Frame 1 (no input): blank canvas, image omitted
Frame 60 (the mouse pressed at the canvas centre just before this capture): blank canvas, image omitted
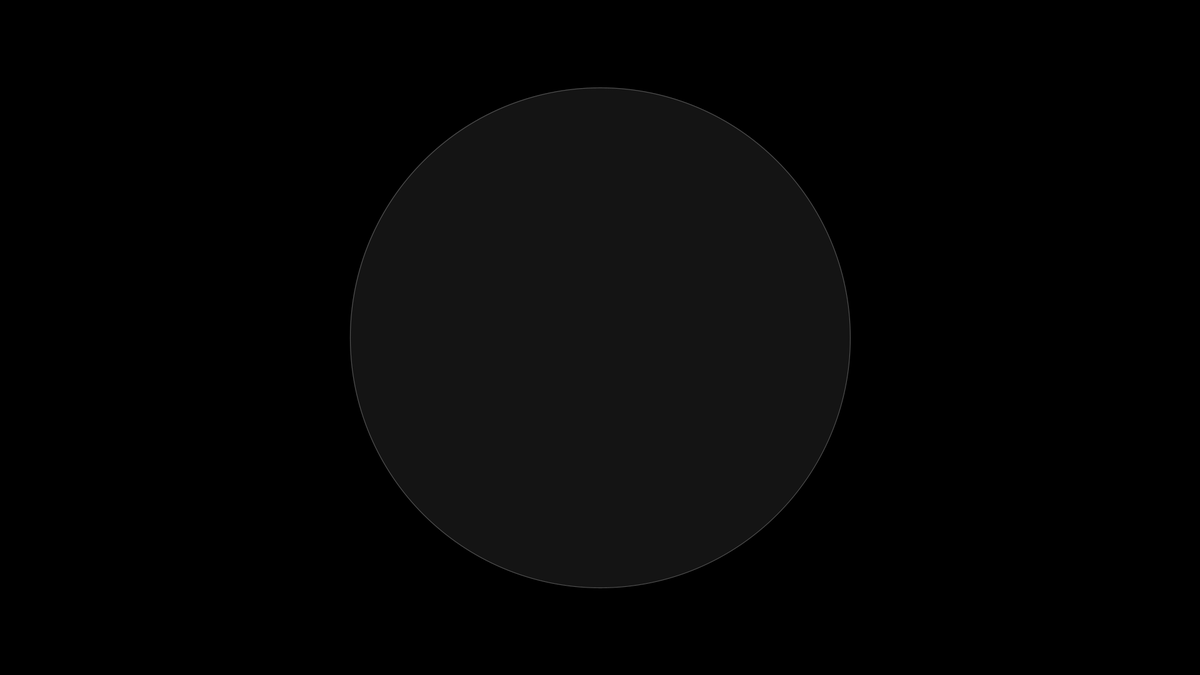
Frame 120 (the mouse held since frame 60 and released just before this capture)

The Processing sketch whose frames 1 and 60 were blank and that drew this single picture after the mouse press (run headless with seeded random() and noise(); from frame 60 on, the mouse is pressed at the canvas centre):

// Processing sketch: processing
// ── processing.pde
// All Examples Written by Casey Reas and Ben Fry

// unless otherwise stated.

void setup()

{

  size(1920, 1080);

  background(0);

  smooth();

}



void draw() 

{

  // Call the variableEllipse() method and send it the

  // parameters for the current mouse position

  // and the previous mouse position

  variableEllipse(mouseX, mouseY, pmouseX, pmouseY);

}





// The simple method variableEllipse() was created specifically 

// for this program. It calculates the speed of the mouse

// and draws a small ellipse if the mouse is moving slowly

// and draws a large ellipse if the mouse is moving quickly 



void variableEllipse(int x, int y, int px, int py) 

{

  float speed = abs(x-px) + abs(y-py);

  stroke(80);
  strokeWeight(1.2);
  fill(20);
  
  if(speed > 800){
    speed = 800;
  }
    ellipse(x, y, speed, speed);
}
